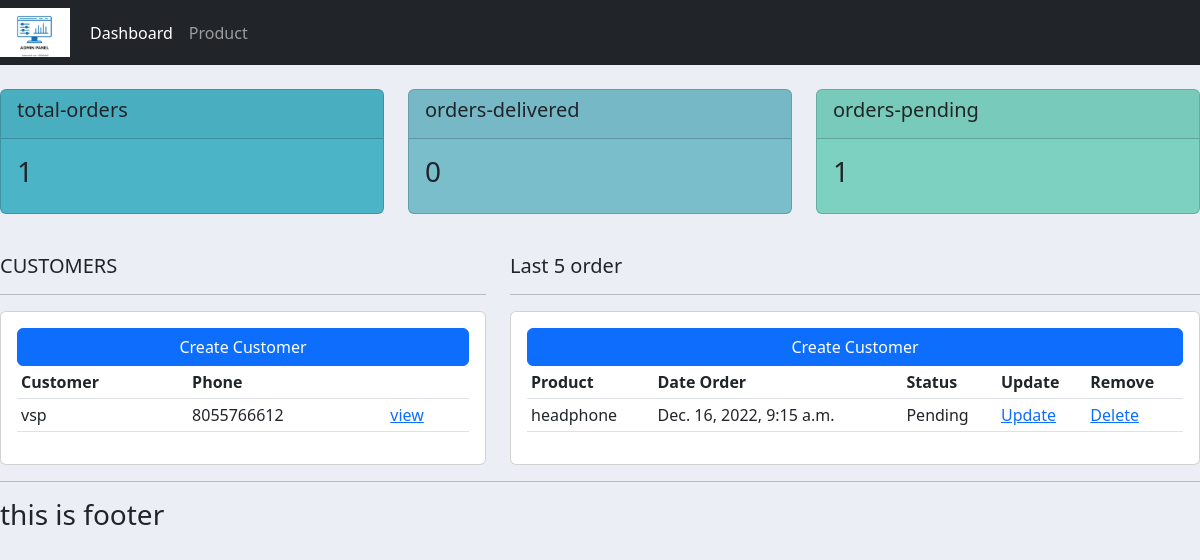
Before: / with the older database file.
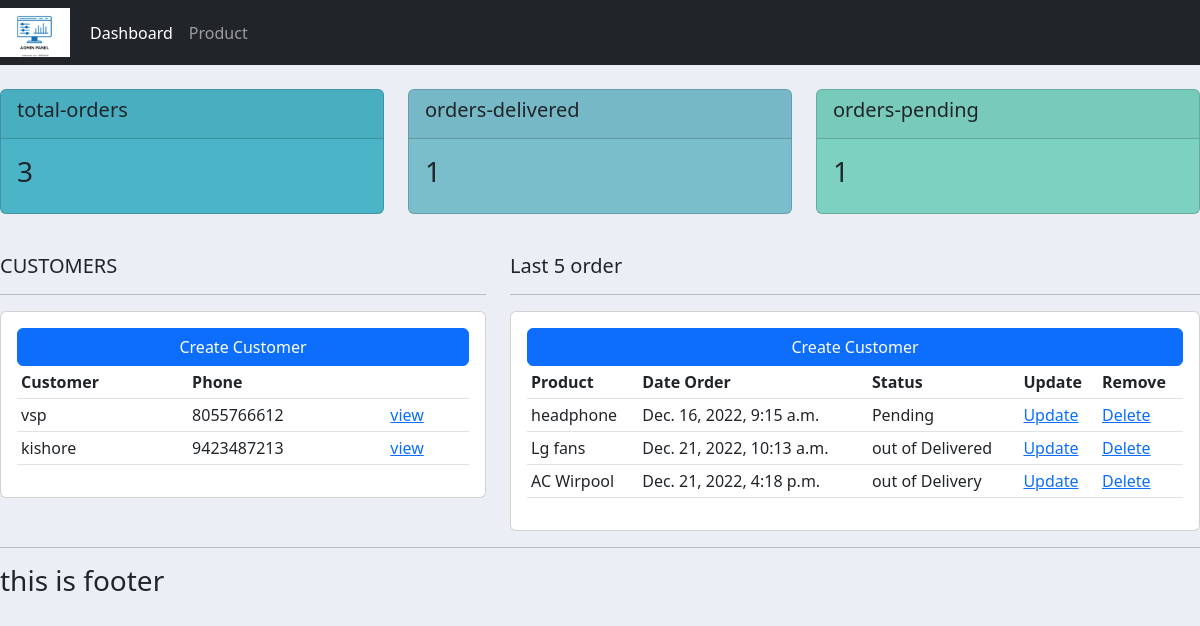
After: the same page with the newer database file.
### accounts/models.py (models this page shows, shortened)
class Customer(models.Model):
    name = models.CharField(max_length=200,null=True)
    phone = models.CharField(max_length=200,null=True)
    email = models.CharField(max_length=200,null=True)
    date_created = models.DateTimeField(auto_now_add=True , null=True)

class Order(models.Model):
    STATUS = (('Pending','Pending'),
              ('out of Delivery','out of Delivery'),
              ('Delivered' , 'Delivered'))
    customer = models.ForeignKey(Customer,null=True , on_delete= models.SET_NULL)
    product = models.ForeignKey(Product,null=True,on_delete = models.SET_NULL)
    date_created = models.DateTimeField(auto_now_add=True, null=True)
    status = models.CharField(max_length=200,null=True,choices = STATUS)

class Product(models.Model):
    CATEGORY = ( ('Indoor','Indoor') ,
                 ('Out Door' , 'Out Door'))
    name = models.CharField(max_length=200,null=True)
    price =  models.FloatField(null=True)
    category = models.CharField(max_length=200,null=True,choices = CATEGORY)
    description = models.CharField(max_length=200,null=True,blank=True)
    date_created = models.DateTimeField(auto_now_add=True,null=True)
    tags = models.ManyToManyField(Tag)
    def __str__(self):
        return self.name

### accounts/views.py (the view)
# urls.py: path('', views.home,name = "home"),
def home(request):
    try:
        orders = Order.objects.all()
        customers = Customer.objects.all()
        total_customer = customers.count()
        total_orders = orders.count()
        delivered = orders.filter(status = 'out of Delivered').count()
        pending = orders.filter(status = 'Pending').count()
        context = {'orders': orders ,'customers' :customers , 'total_customer' : total_customer ,'total_orders' : total_orders,
                   'delivered' : delivered , 'pending' : pending }
        return render(request,"accounts/dashboard.html",context)
    except Exception as e:
        print(e)

### accounts/templates/accounts/dashboard.html
{% extends 'accounts/main.html' %}
{% block content %}
{% include 'accounts/status.html'%}
<br>
<div class="row">
    <div class="col-md-5">
        <h5>CUSTOMERS</h5>
        <hr>
        <div class="card card-body">
            <a class="btn btn-primary btn-sa btn-block" href="{% url 'create_order' %}"> Create Customer </a>
            <table class="table table-sm">
                <tr>
                    <th>Customer</th>
                    <th>Phone</th>
                    <th></th>
                </tr>
                 {% for customers in customers %}
                <tr>
                    <td> {{customers.name}} </td>
                    <td> {{customers.phone}} </td>
                    <td> <a href="{% url 'customer' customers.id %}" > view </a> </td>
                </tr>
                {% endfor %}
            </table>
        </div>
    </div>
    <div class="col-md-7">
        <h5>Last 5 order</h5>
        <hr>
        <div class="card card-body">
            <a class="btn btn-primary btn-sa btn-block" href=""> Create Customer </a>
            <table class="table table-sm">
                <tr>
                    <th>Product</th>
                    <th>Date Order</th>
                    <th>Status</th>
                    <th>Update</th>
                    <th>Remove</th>
                </tr>
                {% for order in orders%}
                    <tr>
                        <td> {{ order.product }}</td>
                        <td>{{ order.date_created }}</td>
                        <td>{{ order.status }}</td>
                        <td><a href="{% url 'update_order' order.id %}"> Update</a> </td>
                        <td><a href="{% url 'delete_order' order.id %}"> Delete</a> </td>
                    </tr>
                {% endfor %}
            </table>
        </div>
    </div>
</div>
{%endblock%}

### accounts/templates/accounts/main.html (shortened to what this page needs)
{% load static %}
<!DOCTYPE html>
<html lang="en">
<head>
    <link href="https://cdn.jsdelivr.net/npm/bootstrap@5.2.3/dist/css/bootstrap.min.css" rel="stylesheet">
    <link rel="stylesheet" type="text/css" href="{% static '/css/main.css' %}">
</head>
<body>
{% include 'accounts/navbar.html'%}
{% block content %}
{% endblock %}
<hr>
<h3>this is footer</h3>
</body>
</html>

### accounts/templates/accounts/navbar.html (shortened to what this page needs)
{% load static %}
<!DOCTYPE html>
<html lang="en">
<head>
</head>
<body>
    <nav class="navbar navbar-expand-lg navbar-dark bg-dark">
      <img src="{%static 'images/admin_panel_logo.png'%}"    style="width: 70px;">
  <div class="container-fluid">
    <div class="collapse navbar-collapse" id="navbarNav">
      <ul class="navbar-nav">
        <li class="nav-item">
          <a class="nav-link active" aria-current="page" href="{% url 'home' %}">Dashboard</a>
        </li>
        <li class="nav-item">
          <a class="nav-link" href="{% url 'product' %}">Product</a>
        </li>
      </ul>
    </div>
  </div>
</nav>
</body>
</html>

### accounts/templates/accounts/status.html (shortened to what this page needs)
<!DOCTYPE html>
<html lang="en">
<head>
</head>
<body>
    <br>
    <div class="row">
       <div class="col">
        <div class="col-md">
            <div class="card text-centertext-white mb-3 " id="total-orders">
                <div class="card-header">
                    <h5 class="card-title"> total-orders </h5>
                </div>
                <div class="card-body">
                    <h3 class="card-title"> {{ total_orders }} </h3>
                </div>
            </div>
        </div>
    </div>
    <div class="col">
        <div class="col-md">
            <div class="card text-centertext-white mb-3" id="orders-delivered">
                <div class="card-header">
                    <h5 class="card-title"> orders-delivered  </h5>
                </div>
                <div class="card-body">
                    <h3 class="card-title">{{delivered}}</h3>
                </div>
            </div>
        </div>
    </div>
    <div class="col">
        <div class="col-md">
            <div class="card text-centertext-white mb-3" id="orders-pending">
                <div class="card-header">
                    <h5 class="card-title"> orders-pending </h5>
                </div>
                <div class="card-body">
                    <h3 class="card-title">{{ pending }}</h3>
                </div>
            </div>
        </div>
    </div>
    </div>
</body>
</html>

### static/css/main.css (style rules this page uses)
body { background-color : #ebeff5; }
#total-orders { background-color : #4cb4c7; }
#orders-delivered { background-color : #7abecc; }
#orders-pending { background-color : #7CD1C0; }

Changed rows visible on the page:
added Customer: name "kishore", phone "9423487213"
added Order: product "Lg fans", date_created "Dec. 21, 2022, 10:13 a.m.", status "out of Delivered"
added Order: product "AC Wirpool", date_created "Dec. 21, 2022, 4:18 p.m.", status "out of Delivery"
Other visible differences:
{{ total_orders }}: "1" → "3"
{{ delivered }}: "0" → "1"
